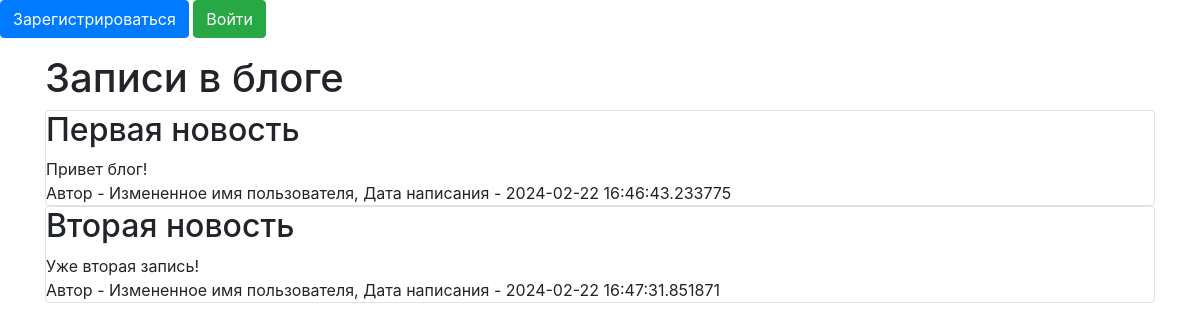
Before: / with the older database file.
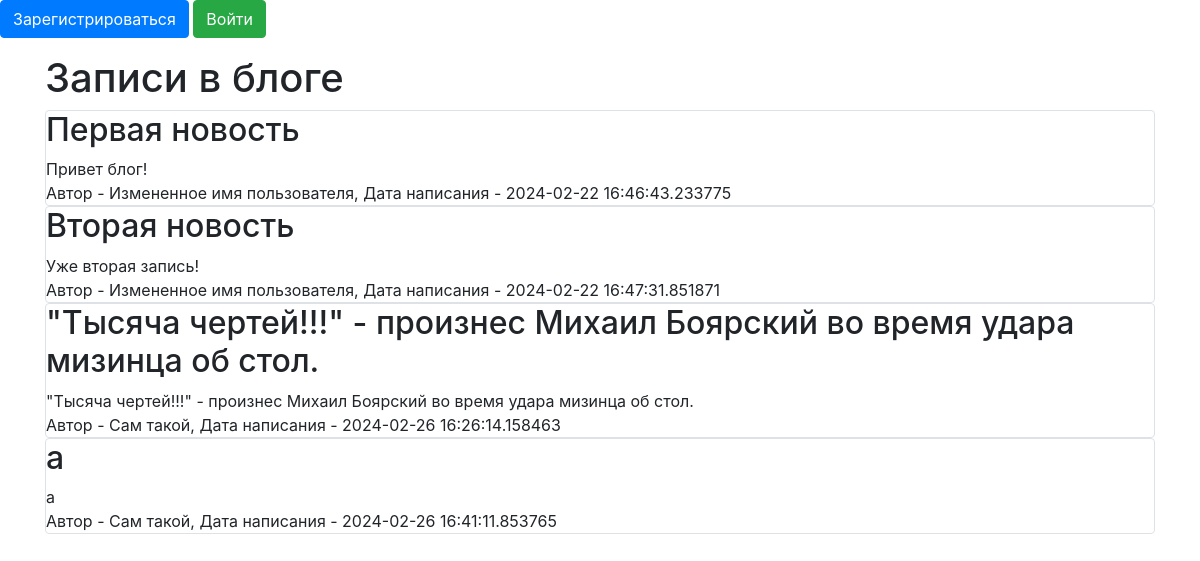
After: the same page with the newer database file.
### data/news.py (models this page shows)
class News(SqlAlchemyBase):
    __tablename__ = 'news'
    id = sqlalchemy.Column(sqlalchemy.Integer,
                           primary_key=True, autoincrement=True)
    title = sqlalchemy.Column(sqlalchemy.String, nullable=True)
    content = sqlalchemy.Column(sqlalchemy.String, nullable=True)
    created_date = sqlalchemy.Column(sqlalchemy.DateTime,
                                     default=datetime.datetime.now)
    is_private = sqlalchemy.Column(sqlalchemy.Boolean, default=True)
    user_id = sqlalchemy.Column(sqlalchemy.Integer,
                                sqlalchemy.ForeignKey("users.id"))
    user = orm.relationship('User')

### data/users.py (models this page shows, shortened)
class User(SqlAlchemyBase, UserMixin):
    __tablename__ = 'users'
    id = sqlalchemy.Column(sqlalchemy.Integer,
                           primary_key=True, autoincrement=True)
    name = sqlalchemy.Column(sqlalchemy.String, nullable=True)
    about = sqlalchemy.Column(sqlalchemy.String, nullable=True)
    email = sqlalchemy.Column(sqlalchemy.String,
                              index=True, unique=True, nullable=True)
    hashed_password = sqlalchemy.Column(sqlalchemy.String, nullable=True)
    created_date = sqlalchemy.Column(sqlalchemy.DateTime,
                                     default=datetime.datetime.now)
    news = orm.relationship("News", back_populates='user')

### main.py (the view)
@app.route("/")
def index():
    db_sess = db_session.create_session()
    if current_user.is_authenticated:
        news = db_sess.query(News).filter(
            (News.user == current_user) | (News.is_private != True))
    else:
        news = db_sess.query(News).filter(News.is_private != True)
    return render_template("index.html", title='НОВАСТИ', news=news)

### data/db_session.py (called while the page is built)
def create_session() -> Session:
    global __factory
    return __factory()

### templates/index.html (shortened to what this page needs)
{% extends "base.html" %}
{% block content %}
<h1>Записи в блоге</h1>
{% for item in news%}
<div class="col-md6 border rounded">
    <h2>{{item.title}}</h2>
    <div>
        {{item.content}}
    </div>
    <div>
        Автор - {{item.user.name}}, Дата написания - {{item.created_date}}
    </div>
</div>
{% endfor %}
{% endblock %}

### templates/base.html (shortened to what this page needs)
<!doctype html>
<html lang="en">
<head>
    <link rel="stylesheet"
          href="https://stackpath.bootstrapcdn.com/bootstrap/4.4.1/css/bootstrap.min.css"
>
</head>
<header>
    <nav>
        {% if current_user.is_authenticated %}
        <a class="navbar-brand" href="/logout">{{ current_user.name }}</a>
        {% else %}
            <p>
                <a class="btn btn-primary " href="/register">Зарегистрироваться</a>
                <a class="btn btn-success" href="/login">Войти</a>
            </p>
{% endif %}
    </nav>
</header>
<body>
<main role="main" class="container">
    {% block content %}{% endblock %}
</main>
</body>
</html>

Changed rows visible on the page:
added News: title "\"Тысяча чертей!!!\" - произнес Михаил Боярский во время удара мизинца об стол.", content "\"Тысяча чертей!!!\" - произнес Михаил Боярский во время удара мизинца об стол.", user.name "Сам такой", created_date "2024-02-26 16:26:14.158463"
added News: title "a", content "a", user.name "Сам такой", created_date "2024-02-26 16:41:11.853765"
